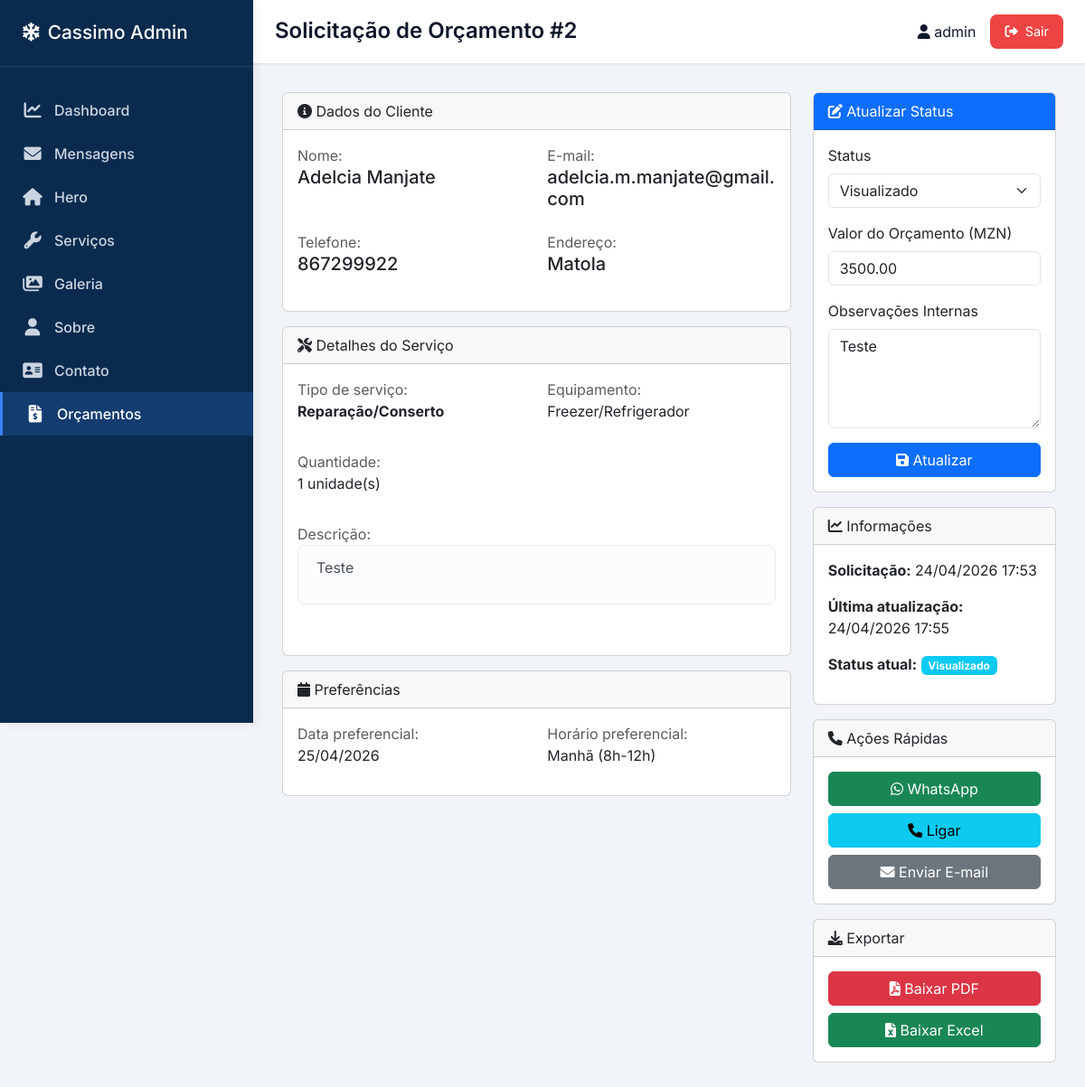
The page /orcamentos/2/ (signed in) on the database its author committed.
### core/models.py (models this page shows, shortened)
class OrcamentoSolicitacao(models.Model):
    STATUS_CHOICES = (
        ('pending', 'Pendente'),
        ('viewed', 'Visualizado'),
        ('contacted', 'Em contato'),
        ('budget_sent', 'Orçamento enviado'),
        ('approved', 'Aprovado'),
        ('rejected', 'Recusado'),
        ('completed', 'Concluído'),
    )
    nome = models.CharField('Nome completo', max_length=100)
    email = models.EmailField('E-mail')
    telefone = models.CharField('Telefone/WhatsApp', max_length=20)
    endereco = models.CharField('Endereço', max_length=200, blank=True)
    tipo_servico = models.CharField('Tipo de serviço', max_length=50, choices=[
        ('instalacao', 'Instalação de Ar-Condicionado'),
        ('manutencao', 'Manutenção Preventiva'),
        ('reparacao', 'Reparação/Conserto'),
        ('limpeza', 'Limpeza de equipamentos'),
        ('recarga', 'Recarga de Gás'),
        ('outros', 'Outros serviços'),
    ])
    tipo_equipamento = models.CharField('Tipo de equipamento', max_length=50, choices=[
        ('split', 'Ar-Condicionado Split'),
        ('cassete', 'Ar-Condicionado Cassete'),
        ('piso_teto', 'Piso-Teto'),
        ('janela', 'Ar-Condicionado de Janela'),
        ('camara_fria', 'Câmara Fria'),
        ('freezer', 'Freezer/Refrigerador'),
        ('outros', 'Outros'),
    ], blank=True)
    quantidade = models.PositiveIntegerField('Quantidade de equipamentos', default=1)
    descricao = models.TextField('Descrição detalhada do serviço')
    data_preferencial = models.DateField('Data preferencial para atendimento', null=True, blank=True)
    horario_preferencial = models.CharField('Horário preferencial', max_length=50, blank=True, choices=[
        ('manha', 'Manhã (8h-12h)'),
        ('tarde', 'Tarde (13h-17h)'),
        ('noite', 'Noite (18h-21h)'),
        ('qualquer', 'Qualquer horário'),
    ])
    status = models.CharField('Status', max_length=20, choices=STATUS_CHOICES, default='pending')
    observacoes = models.TextField('Observações internas', blank=True, help_text='Anotações da equipe sobre este orçamento')
    valor_orcamento = models.DecimalField('Valor do orçamento', max_digits=10, decimal_places=2, null=True, blank=True)
    created_at = models.DateTimeField('Data da solicitação', auto_now_add=True)
    updated_at = models.DateTimeField('Última atualização', auto_now=True)
    viewed_at = models.DateTimeField('Data de visualização', null=True, blank=True)
    class Meta:
        verbose_name = 'Solicitação de Orçamento'
        verbose_name_plural = 'Solicitações de Orçamento'
        ordering = ['-created_at']

### core/views.py (the view)
# urls.py: path('orcamentos/<int:pk>/', views.orcamento_detail, name='orcamento_detail'),
@login_required
def orcamento_detail(request, pk):
    orcamento = get_object_or_404(OrcamentoSolicitacao, pk=pk)
    if orcamento.status == 'pending':
        orcamento.mark_as_viewed()
    if request.method == 'POST':
        form = OrcamentoStatusForm(request.POST, instance=orcamento)
        if form.is_valid():
            form.save()
            messages.success(request, f'Orçamento #{orcamento.id} atualizado com sucesso!')
            return redirect('orcamento_detail', pk=orcamento.pk)
    else:
        form = OrcamentoStatusForm(instance=orcamento)
    return render(request, 'dashboard/orcamento_detail.html', {
        'orcamento': orcamento,
        'form': form,
    })

### core/forms.py
class OrcamentoStatusForm(forms.ModelForm):
    class Meta:
        model = OrcamentoSolicitacao
        fields = ['status', 'observacoes', 'valor_orcamento']
        widgets = {
            'status': forms.Select(attrs={'class': 'form-select'}),
            'observacoes': forms.Textarea(attrs={
                'class': 'form-control',
                'rows': 4,
                'placeholder': 'Adicione observações internas sobre este orçamento...'
            }),
            'valor_orcamento': forms.NumberInput(attrs={
                'class': 'form-control',
                'step': '0.01',
                'placeholder': '0.00'
            }),
        }

### templates/dashboard/orcamento_detail.html (shortened to what this page needs)
{% extends 'dashboard/base_dashboard.html' %}
{% block page_title %}Solicitação de Orçamento #{{ orcamento.id }}{% endblock %}
{% block content %}
<div class="row">
    <div class="col-lg-8">
        <div class="card">
            <div class="card-header">
                <i class="fas fa-info-circle"></i> Dados do Cliente
            </div>
            <div class="card-body">
                <div class="row">
                    <div class="col-md-6 mb-3">
                        <label class="text-muted">Nome:</label>
                        <h5>{{ orcamento.nome }}</h5>
                    </div>
                    <div class="col-md-6 mb-3">
                        <label class="text-muted">E-mail:</label>
                        <h5>{{ orcamento.email }}</h5>
                    </div>
                    <div class="col-md-6 mb-3">
                        <label class="text-muted">Telefone:</label>
                        <h5>{{ orcamento.telefone }}</h5>
                    </div>
                    <div class="col-md-6 mb-3">
                        <label class="text-muted">Endereço:</label>
                        <h5>{{ orcamento.endereco|default:"Não informado" }}</h5>
                    </div>
                </div>
            </div>
        </div>
        <div class="card mt-3">
            <div class="card-header">
                <i class="fas fa-tools"></i> Detalhes do Serviço
            </div>
            <div class="card-body">
                <div class="row">
                    <div class="col-md-6 mb-3">
                        <label class="text-muted">Tipo de serviço:</label>
                        <p><strong>{{ orcamento.get_tipo_servico_display }}</strong></p>
                    </div>
                    <div class="col-md-6 mb-3">
                        <label class="text-muted">Equipamento:</label>
                        <p>{{ orcamento.get_tipo_equipamento_display|default:"Não especificado" }}</p>
                    </div>
                    <div class="col-md-6 mb-3">
                        <label class="text-muted">Quantidade:</label>
                        <p>{{ orcamento.quantidade }} unidade(s)</p>
                    </div>
                    <div class="col-12 mb-3">
                        <label class="text-muted">Descrição:</label>
                        <div class="alert alert-light">
                            {{ orcamento.descricao|linebreaks }}
                        </div>
                    </div>
                </div>
            </div>
        </div>
        <div class="card mt-3">
            <div class="card-header">
                <i class="fas fa-calendar"></i> Preferências
            </div>
            <div class="card-body">
                <div class="row">
                    <div class="col-md-6">
                        <label class="text-muted">Data preferencial:</label>
                        <p>{{ orcamento.data_preferencial|date:"d/m/Y"|default:"Não informada" }}</p>
                    </div>
                    <div class="col-md-6">
                        <label class="text-muted">Horário preferencial:</label>
                        <p>{{ orcamento.get_horario_preferencial_display|default:"Não informado" }}</p>
                    </div>
                </div>
            </div>
        </div>
    </div>
    <div class="col-lg-4">
        <div class="card">
            <div class="card-header bg-primary text-white">
                <i class="fas fa-edit"></i> Atualizar Status
            </div>
            <div class="card-body">
                <form method="post">
                    <div class="mb-3">
                        <label for="{{ form.status.id_for_label }}" class="form-label">Status</label>
                        {{ form.status }}
                    </div>
                    <div class="mb-3">
                        <label for="{{ form.valor_orcamento.id_for_label }}" class="form-label">Valor do Orçamento (MZN)</label>
                        {{ form.valor_orcamento }}
                    </div>
                    <div class="mb-3">
                        <label for="{{ form.observacoes.id_for_label }}" class="form-label">Observações Internas</label>
                        {{ form.observacoes }}
                    </div>
                    <button type="submit" class="btn btn-primary w-100">
                        <i class="fas fa-save"></i> Atualizar
                    </button>
                </form>
            </div>
        </div>
        <div class="card mt-3">
            <div class="card-header">
                <i class="fas fa-chart-line"></i> Informações
            </div>
            <div class="card-body">
                <p><strong>Solicitação:</strong> {{ orcamento.created_at|date:"d/m/Y H:i" }}</p>
                <p><strong>Última atualização:</strong> {{ orcamento.updated_at|date:"d/m/Y H:i" }}</p>
                <p><strong>Status atual:</strong>
                    <span class="badge
                        {% if orcamento.status == 'pending' %}bg-warning
                        {% elif orcamento.status == 'viewed' %}bg-info
                        {% elif orcamento.status == 'contacted' %}bg-primary
                        {% elif orcamento.status == 'budget_sent' %}bg-secondary
                        {% elif orcamento.status == 'approved' %}bg-success
                        {% elif orcamento.status == 'rejected' %}bg-danger
                        {% else %}bg-dark{% endif %}">
                        {{ orcamento.get_status_display }}
                    </span>
                </p>
            </div>
        </div>
        <div class="card mt-3">
            <div class="card-header">
                <i class="fas fa-phone"></i> Ações Rápidas
            </div>
            <div class="card-body">
                <a href="https://wa.me/{{ orcamento.telefone|cut:'+'|cut:' ' }}" target="_blank" class="btn btn-success w-100 mb-2">
                    <i class="fab fa-whatsapp"></i> WhatsApp
                </a>
                <a href="tel:{{ orcamento.telefone }}" class="btn btn-info w-100 mb-2">
                    <i class="fas fa-phone"></i> Ligar
                </a>
                <a href="mailto:{{ orcamento.email }}" class="btn btn-secondary w-100">
                    <i class="fas fa-envelope"></i> Enviar E-mail
                </a>
            </div>
        </div>
        <div class="card mt-3">
    <div class="card-header">
        <i class="fas fa-download"></i> Exportar
    </div>
    <div class="card-body">
        <a href="{% url 'orcamento_export_pdf' orcamento.id %}" class="btn btn-danger w-100 mb-2">
            <i class="fas fa-file-pdf"></i> Baixar PDF
        </a>
        <a href="{% url 'orcamento_export_excel' orcamento.id %}" class="btn btn-success w-100">
            <i class="fas fa-file-excel"></i> Baixar Excel
        </a>
    </div>
</div>
    </div>
</div>
{% endblock %}

### templates/dashboard/base_dashboard.html (shortened to what this page needs)
<!DOCTYPE html>
<html lang="pt">
<head>
    <link rel="stylesheet" href="https://cdnjs.cloudflare.com/ajax/libs/font-awesome/6.0.0-beta3/css/all.min.css">
    <link href="https://cdn.jsdelivr.net/npm/bootstrap@5.3.0-alpha1/dist/css/bootstrap.min.css" rel="stylesheet">
</head>
<body>
    <div class="dashboard-container">
        <aside class="sidebar" id="mainSidebar">
            <div class="sidebar-header">
                <h2><i class="fas fa-snowflake"></i> <span>Cassimo Admin</span></h2>
            </div>
            <nav class="sidebar-nav">
                <a href="{% url 'dashboard_home' %}" class="{% if request.resolver_match.url_name == 'dashboard_home' %}active{% endif %}">
                    <i class="fas fa-chart-line"></i> <span>Dashboard</span>
                </a>
                <a href="{% url 'dashboard_messages' %}" class="{% if 'dashboard_messages' in request.path %}active{% endif %}">
                    <i class="fas fa-envelope"></i> <span>Mensagens</span>
                </a>
                <a href="{% url 'hero_edit' %}" class="{% if request.resolver_match.url_name == 'hero_edit' %}active{% endif %}">
                    <i class="fas fa-home"></i> <span>Hero</span>
                </a>
                <a href="{% url 'servico_list' %}" class="{% if 'servico' in request.path %}active{% endif %}">
                    <i class="fas fa-wrench"></i> <span>Serviços</span>
                </a>
                <a href="{% url 'galeria_list' %}" class="{% if 'galeria' in request.path %}active{% endif %}">
                    <i class="fas fa-images"></i> <span>Galeria</span>
                </a>
                <a href="{% url 'sobre_edit' %}" class="{% if request.resolver_match.url_name == 'sobre_edit' %}active{% endif %}">
                    <i class="fas fa-user"></i> <span>Sobre</span>
                </a>
                <a href="{% url 'contato_edit' %}" class="{% if request.resolver_match.url_name == 'contato_edit' %}active{% endif %}">
                    <i class="fas fa-address-card"></i> <span>Contato</span>
                </a>
                <a href="{% url 'orcamento_list' %}" class="{% if 'orcamento' in request.path %}active{% endif %}">
                    <i class="fas fa-file-invoice-dollar"></i> <span>Orçamentos</span>
                </a>
            </nav>
        </aside>
        <main class="main-content" id="mainContent">
            <div class="top-bar">
                <div style="display: flex; align-items: center; gap: 12px;">
                    <h1 class="page-title">{% block page_title %}Dashboard{% endblock %}</h1>
                </div>
                <div class="user-info">
                    <span><i class="fas fa-user"></i> {{ request.user.username }}</span>
                    <a href="{% url 'dashboard_logout' %}" class="logout-btn"><i class="fas fa-sign-out-alt"></i> Sair</a>
                </div>
            </div>
            <div class="content">
                {% block content %}{% endblock %}
            </div>
        </main>
    </div>
</body>
</html>

### templates/dashboard/base_dashboard.html (style rules this page uses)
* { margin: 0; padding: 0; box-sizing: border-box; }
body { font-family: 'Inter', sans-serif; background: #f1f5f9; color: #0f172a; overflow-x: hidden; }
.dashboard-container { display: flex; min-height: 100vh; position: relative; }
.sidebar { width: 280px; background: #0a2b4e; color: white; position: fixed; height: 100vh; overflow-y: auto; z-index: 1050; top: 0; left: 0; transition: transform 0.3s ease-in-out, width 0.2s; box-shadow: 2px 0 12px rgba(0,0,0,0.08); }
.sidebar-header { padding: 1.5rem; border-bottom: 1px solid rgba(255,255,255,0.1); }
.sidebar-header h2 { font-size: 1.3rem; display: flex; align-items: center; gap: 0.5rem; margin: 0; }
.sidebar-nav { padding: 1.5rem 0; }
.sidebar-nav a { display: flex; align-items: center; gap: 12px; padding: 12px 24px; color: #cbd5e1; text-decoration: none; transition: 0.3s; font-weight: 500; }
.sidebar-nav a:hover, .sidebar-nav a.active { background: rgba(59,130,246,0.2); color: white; border-left: 3px solid #3b82f6; }
.sidebar-nav i { width: 24px; font-size: 1.2rem; text-align: center; }
.main-content { flex: 1; margin-left: 280px; width: calc(100% - 280px); transition: margin-left 0.3s ease; }
.top-bar { background: white; padding: 1rem 1.5rem; display: flex; justify-content: space-between; align-items: center; flex-wrap: wrap; gap: 1rem; box-shadow: 0 1px 3px rgba(0,0,0,0.1); position: sticky; top: 0; z-index: 1020; }
.page-title { font-size: 1.5rem; font-weight: 600; margin: 0; }
.user-info { display: flex; align-items: center; gap: 1rem; flex-wrap: wrap; }
.logout-btn { background: #ef4444; color: white; padding: 8px 16px; border-radius: 8px; text-decoration: none; font-size: 0.9rem; transition: 0.2s; display: inline-flex; align-items: center; gap: 8px; }
.content { padding: 2rem; }
.alert { padding: 12px 20px; border-radius: 8px; margin-bottom: 1.5rem; }
.sidebar-nav a { position: relative; flex-wrap: wrap; }
.card-body { overflow-x: auto; }
form .form-group, form .mb-3 { word-break: break-word; }

### rows shown on the page
OrcamentoSolicitacao: id "2", nome "Adelcia Manjate", email "adelcia.m.manjate@gmail.com", telefone "867299922", endereco "Matola", tipo_servico "Reparação/Conserto", tipo_equipamento "Freezer/Refrigerador", quantidade "1", descricao "Teste", data_preferencial "25/04/2026", horario_preferencial "Manhã (8h-12h)", status "Visualizado", valor_orcamento "3500.00", observacoes "Teste", created_at "24/04/2026 17:53", updated_at "24/04/2026 17:55"

### other values the page prints
{{ request.user.username }} "admin"
